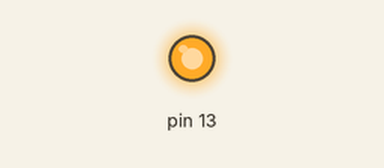
Bench run of a sketch on a simulated Arduino Uno, built with avr-gcc and run on an emulated ATmega328P. On the bench: output pins drawn as LEDs (lit = HIGH).

Above: at 0.5 s.
At 35.0 s:
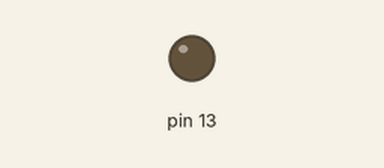
Timing chart, 0 to 39.0 s (numbered marks = the images above):
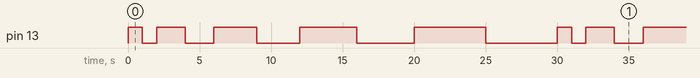

The sketch:

Circuit_01_Aleration_2.ino
```cpp
/*

Example sketch 01

BLINKING A LED

  Turn an LED on for one second, off for one second,
  and repeat forever.

Hardware connections:

  Most Arduinos already have an LED and resistor connected to
  pin 13, so you may not need any additional circuitry.

  But if you'd like to connect a second LED to pin 13, or use
  a different pin, follow these steps:

    Connect the positive side of your LED (longer leg) to Arduino
    digital pin 13 (or another digital pin, don't forget to change
    the code to match).

    Connect the negative side of your LED (shorter leg) to a
    330 Ohm resistor (orange-orange-brown). Connect the other side
    of the resistor to ground.

    pin 13 _____ + LED - _____ 330 Ohm _____ GND

    (We always use resistors between the Arduino and and LEDs
    to keep the LEDs from burning out due to too much current.)

This sketch was written by SparkFun Electronics,
with lots of help from the Arduino community.
This code is completely free for any use.
Visit http://www.arduino.cc to learn about the Arduino.

Version 2.0 6/2012 MDG
*/


// Welcome to Arduino!

// If you're brand-new to this, there will be some new things to
// learn, but we'll jump right in and explain things as we go.

// The Arduino is a tiny computer that runs programs called
// "sketches". These are text files written using instructions
// the computer understances. You're reading a sketch right now.

// Sketches have computer code in them, but also (hopefully)
// "comments" that explain what the code does. Comments and code
// will have different colors in the editor so you can tell them
// apart.

// This is a comment - anything on a line after "//" is ignored
// by the computer.

/* This is also a comment - this one can be multi-line, but it
must start and end with these characters */

// A "function" is a named block of code, that performs a specific,
// well, function. Many useful functions are already built-in to
// the Arduino; others you'll name and write yourself for your
// own purposes.

// All Arduino sketches MUST have two specific functions, named
// "setup()" and "loop()". The Arduino runs these functions
// automatically when it starts up or if you press the reset
// button. You'll typically fill these function "shells" with your
// own code. Let's get started!


// The setup() function runs once when the sketch starts.
// You'll use it for things you need to do first, or only once:


void setup()
{
  // The Arduino has 13 digital input/output pins. These pins
  // can be configured as either inputs or outputs. We set this
  // up with a built-in function called pinMode().

  // The pinMode() function takes two values, which you type in
  // the parenthesis after the function name. The first value is
  // a pin number, the second value is the word INPUT or OUTPUT.

  // Here we'll set up pin 13 (the one connected to a LED) to be
  // an output. We're doing this because we need to send voltage
  // "out" of the Arduino to the LED.

  pinMode(13, OUTPUT);

  // By the way, the Arduino offers many useful built-in functions
  // like this one. You can find information on all of them at the
  // Arduino website: http://arduino.cc/en/Reference
}


// After setup() finishes, the loop() function runs over and over
// again, forever (or until you turn off or reset the Arduino).
// This is usually where the bulk of your program lives:


void loop()
{
  // The 13 digital pins on your Arduino are great at inputting
  // and outputting on/off, or "digital" signals. These signals
  // will always be either 5 Volts (which we call "HIGH"), or
  // 0 Volts (which we call "LOW").

  // Because we have an LED connected to pin 13, if we make that
  // output HIGH, the LED will get voltage and light up. If we make
  // that output LOW, the LED will have no voltage and turn off.

  // digitalWrite() is the built-in function we use to make an
  // output pin HIGH or LOW. It takes two values; a pin number,
  // followed by the word HIGH or LOW:

  digitalWrite(13, HIGH);   // Turn on the LED

  // delay() is a function that pauses for a given amount of time.
  // It takes one value, the amount of time to wait, measured in
  // milliseconds. There are 1000 milliseconds in a second, so if
  // you delay(1000), it will pause for exactly one second:

  delay(1000);              // Wait for one second

  digitalWrite(13, LOW);    // Turn off the LED

  delay(1000);              // Wait for one second

  // All together, the above code turns the LED on, waits one
  // second, turns it off, and waits another second.

  // When the computer gets to the end of the loop() function,
  // it starts loop() over again. So this program will continue
  // blinking the LED on and off!

  // Try changing the 1000 in the above delay() functions to
  // different numbers and see how it affects the timing. Smaller
  // values will make the loop run faster. (Why?)


  // Alteration: Alter the program so that the LED blinks on and off for 1 second, then 2 seconds, then 3 seconds, then 4, then 5, then repeats starting with 1 second

  // Blink for one second was already done above in the original program

  digitalWrite(13, HIGH);   // Turn on the LED
  delay(2000);              // Wait for 2 seconds
  digitalWrite(13, LOW);    // Turn off the LED
  delay(2000);              // Wait for 2 seconds

  digitalWrite(13, HIGH);   // Turn on the LED
  delay(3000);              // Wait for 3 seconds
  digitalWrite(13, LOW);    // Turn off the LED
  delay(3000);              // Wait for 3 seconds

  digitalWrite(13, HIGH);   // Turn on the LED
  delay(4000);              // Wait for 4 seconds
  digitalWrite(13, LOW);    // Turn off the LED
  delay(4000);              // Wait for 4 seconds

  digitalWrite(13, HIGH);   // Turn on the LED
  delay(5000);              // Wait for 5 seconds
  digitalWrite(13, LOW);    // Turn off the LED
  delay(5000);              // Wait for 5 seconds

}
```

Measured:
- by itself, pin 13: repeats every 30.0 s: LOW 1.0 s, HIGH 2.0 s, LOW 2.0 s, HIGH 3.0 s, LOW 3.0 s, HIGH 4.0 s, LOW 4.0 s, HIGH 5.0 s, LOW 5.0 s, HIGH 1.0 s
- by itself, everything shown: repeats every 30.0 s, in 10 steps
